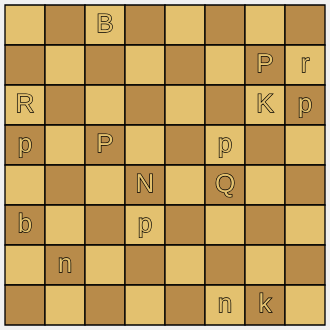
Frame 1 (no input)
Frame 60 (no input): identical to frame 1, image omitted
Frame 120 (the mouse pressed at the canvas centre since frame 60): identical to frame 1, image omitted

The p5.js sketch that drew this single still picture (run headless with seeded random() and noise() and a simulated clock; from frame 60 on, the mouse is pressed at the canvas centre):

// p5.js sketch
// ── sketch.js
let game = new Game("2B5/6Pr/R5Kp/p1P2p2/3N1Q2/b2p4/1n6/5nk1 w - - 0 1");

function setup() {
    console.log(game);
    createCanvas((8 * scale) + (2 * xOffset), (8 * scale) + (2 * yOffset));
    drawBoard();
    drawFenString(game.fenString);
}
// Rand Comment

function draw() {
    // drawBoard();
    // drawIndexes();
    // drawLocs();
}

function reDrawBoard() {
    drawBoard();
    drawFenString(game.fenString);
}

let scale = 40;
let xOffset = 5;
let yOffset = 5;

function drawBoard() {
    background(240);

    for (let i = 0; i < 8; i++) {
        for (let j = 0; j < 8; j++) {
            drawTile(i, j);
        }
    }
}

function drawTile(i, j) {
    strokeWeight(scale / 30);
    stroke(0);

    if (i % 2 === 0) {
        if (j % 2 === 1) {
            fill(184, 139, 74);
        } else {
            fill(227, 193, 111);
        }
    } else {
        if (j % 2 === 0) {
            fill(184, 139, 74);
        } else {
            fill(227, 193, 111);
        }
    }
    rect((i * scale) + xOffset, (j * scale) + yOffset, scale);
}

function drawAtLoc(file, rank) {
    let index = chessToIndex(file, rank);
    let x = (index.x * scale) + xOffset;
    let y = (index.y * scale) + yOffset;

    draw({
        x: x,
        y: y
    }, val);
}

function drawFenString(fenString) {
    let r = createGameState(fenString);

    for (let i = 0; i < 8; i++) {
        for (let j = 0; j < 8; j++) {
            let c = r.grid[i][j];

            if (c !== '-'){
                drawText(i, j, c);
            }
        }
    }
}



function mouseClicked() {
    let s = getClicked(mouseX, mouseY);
    drawMoves(s);
}

function getClicked(i, j) {
    let x = floor((i - xOffset) / scale);
    let y = floor((j - yOffset) / scale);

    return {
        x: x,
        y: y
    };
}
// ── Drawing Functions.js
function drawIndexes() {
    for (let i = 0; i < 8; i++) {
        for (let j = 0; j < 8; j++) {
            textAlign(CENTER, CENTER);
            textSize(26);

            text(i + "," + j, i * scale + scale / 2 + scale / 10, j * scale + scale / 2 + scale / 10);
        }
    }
}

function drawLocs() {
    for (let i = 0; i < 8; i++) {
        for (let j = 0; j < 8; j++) {
            textAlign(CENTER, CENTER);
            textSize(26);

            let x = "abcdefgh" [i];

            text(x + (8 - j), i * scale + scale / 2 + scale / 10, j * scale + scale / 2 + scale / 10);
        }
    }
}

function drawMoves(pos) {
    reDrawBoard();
    let result = game.getMoves(pos);
    console.log(result);
    for (i = 0; i < result.length; i++) {
        let p = result[i];

        strokeWeight(0.5);
        fill(187, 190, 100);
        circle(p.x * scale + scale / 2 + xOffset, p.y * scale + scale / 2 + yOffset, 10);
    }
}

function drawText(x, y, t) {
    textAlign(CENTER, CENTER);
    textSize(26);

    text(t, x * scale + scale / 2 + xOffset, y * scale + scale / 2 + yOffset);
}
// ── Fen String.js
function createGameState(fen) {
    let lines = fen.split(' ');
    let board = lines[0].split('/');

    let gameGrid = Array(8).fill().map(() => Array(8));
    let reversedGrid = Array(8).fill().map(() => Array(8));

    for (let i = 0; i < board.length; i++) {
        let file = board[i];
        let gridfile = Array(8);
        let currentIndex = 0;

        for (let j = 0; j < file.length; j++) {
            let c = file[j];
            if (isInt(c)) {
                let n = parseInt(c);

                for (let k = currentIndex; k < (n + currentIndex); k++) {
                    gridfile[k] = '-';
                    currentIndex++;
                    n--;
                }
            } else {
                gridfile[currentIndex] = c;
                currentIndex++;
            }
        }
        gameGrid[i] = gridfile;

    }

    for (let i = 0; i < 8; i++) {
        for (let j = 0; j < 8; j++) {
            reversedGrid[i][j] = gameGrid[j][i];
        }
    }

    let whiteGo;

    if (lines[1] === "w") {
        whiteGo = true;
    } else {
        whiteGo = false;
    }

    let castling = castlingFunc(lines[2]);
    let enPassant = lines[3];
    let halfMoveClock = parseInt(lines[4]);
    let fullMoveClock = parseInt(lines[5]);

    let s = {
        grid: reversedGrid,
        whiteGo: whiteGo,
        castling: castling,
        enPassant: enPassant,
        halfMoveClock: halfMoveClock,
        fullMoveClock: fullMoveClock
    };


    return s;

}

function castlingFunc(s) {
    let white = {
        queenside: false,
        kingside: false
    };
    let black = {
        queenside: false,
        kingside: false
    };

    if (s === "-") {
        return {
            black: black,
            white: white
        };
    }

    if (s.includes('q')) {
        black.queenside = true;
    }
    if (s.includes('k')) {
        black.kingside = true;
    }
    if (s.includes('Q')) {
        white.queenside = true;
    }
    if (s.includes('K')) {
        white.kingside = true;
    }

    return {
        black: black,
        white: white
    };
}

function isInt(s) {
    return !isNaN(s - parseInt(s));
}
// ── Game.js
class Game {
    // constructor(){
    //     this.grid = Array(8).fill().map(() => Array(8).fill('-'));
    //     this.whiteGo = true;
    //     this.castling = {
    //         black: {
    //             queenside: true,
    //             kingside: true
    //         },
    //         queen: {
    //             queenside: true,
    //             kingside: true
    //         }
    //     }
    //     this.enPassant = "-";
    //     this.halfMoveClock = 0;
    //     this.fullMoveClock = 1;
    // }
    constructor(fenString) {
        let res = createGameState(fenString);
        this.fenString = fenString;
        this.grid = res.grid;
        this.whiteGo = res.whiteGo;
        this.castling = res.castling;
        this.enPassant = res.enPassant;
        this.halfMoveClock = res.halfMoveClock;
        this.fullMoveClock = res.fullMoveClock;

    }
    // constructor(wG, c, e, hMC, fMC){
    //     this.whiteGo = wG;
    //     this.castling = c;
    //     this.enPassant = e;
    //     this.halfMoveClock = hMC;
    //     this.fullMoveClock = fMC;
    // }

    getMoves(pos){
        let piece = this.grid[pos.x][pos.y];

        switch (piece) {
            case 'k':
            case 'K':
                return PieceMoves.King(pos, this.grid);
            case 'q':
            case 'Q':
                return PieceMoves.Queen(pos, this.grid);
            case 'b':
            case 'B':
                return PieceMoves.Bishop(pos, this.grid);
            case 'n':
            case 'N':
                return PieceMoves.Knight(pos, this.grid);
            case 'r':
            case 'R':
                return PieceMoves.Rook(pos, this.grid);
            case 'p':
            case 'P':
                return PieceMoves.Pawn(pos, this.grid);
            default:
                return [];
        }
    }

}
// ── Other Functions.js
function chessToIndex(file, rank) {
    let s = "abcdefgh";
    let f = s.indexOf(file.toString().toLowerCase());

    let r = 8 - rank;

    return {
        x: f,
        y: r
    };

}


// ── Piece Moves.js
class PieceMoves{
    static King(pos, grid){
        let tiles = []
        let piece = grid[pos.x][pos.y];
        let isWhite = "RNBQKP".includes(piece);

        if (this.#isInCheck(isWhite ? 'K' : 'k', grid)){

        } else {
            let rawMoves = this.#kingRawMoves(pos);
            tiles = this.#removeFriendlies(rawMoves, piece, grid);
        }
        
        return tiles;
    }

    static #isInCheck(pos, grid){
        return false;

        let king = grid[pos.x][pos.y];
        let chars = "RNBQKP".includes(king) ? "RNBQKP" : "rnbqkp";

        for (let i = 0; i < 8; i++){
            for (let j = 0; j < 8; j++){
                let piece = grid[i][j];
                if (chars.includes(piece)){
                    let moves;
                }
            }
        }

    }
    // static #isInCheck(piece, grid){

    // }

    static Queen(pos, grid){
        let tiles = []
        let piece = grid[pos.x][pos.y];
        let isWhite = "RNBQKP".includes(piece);

        if (this.#isInCheck(isWhite ? 'K' : 'k', grid)){

        } else {
            tiles = this.#diagonalTiles(pos, grid);
            tiles.concat(this.#straightTiles(pos, grid));
        }
        
        return tiles;
    }

    static Bishop(pos, grid){
        let tiles = []
        let piece = grid[pos.x][pos.y];
        let isWhite = "RNBQKP".includes(piece);

        if (this.#isInCheck(isWhite ? 'K' : 'k', grid)){

        } else {
            tiles = this.#diagonalTiles(pos, grid);
        }

        return tiles;
    }

    static Rook(pos, grid){
        let tiles = []
        let piece = grid[pos.x][pos.y];
        let isWhite = "RNBQKP".includes(piece);

        if (this.#isInCheck(isWhite ? 'K' : 'k', grid)){

        } else {
            tiles = this.#straightTiles(pos, grid);
        }

        return tiles;
    }
    static Knight(pos, grid){
        let tiles = []
        let piece = grid[pos.x][pos.y];
        let isWhite = "RNBQKP".includes(piece);

        if (this.#isInCheck(isWhite ? 'K' : 'k', grid)){
        } else {
            let rawMoves = this.#knightRawMoves(pos);
            tiles = this.#removeFriendlies(rawMoves, piece, grid);
        }

        return tiles;
    }
    static Pawn(pos, grid){
        let tiles = []
        let piece = grid[pos.x][pos.y];
        let isWhite = "RNBQKP".includes(piece);

        if (this.#isInCheck(isWhite ? 'K' : 'k', grid)){
        } else {
            let rawMoves = this.#pawnRawMoves(pos, grid);
            tiles = rawMoves.concat(this.#pawnAttacks(pos, grid));
        }

        return tiles;
    }

    static #pawnRawMoves(pos, grid){
        let isWhite = "RNBQKP".includes(grid[pos.x][pos.y]);
        let validMoves = [];
        let delta = isWhite ?  1 : -1;

        let p = {x: pos.x, y: pos.y - delta};
        if (grid[p.x][p.y] === '-'){
            validMoves.push(p);
        }


        if (pos.y === (isWhite ? 6 : 1) && grid[pos.x][isWhite ? 5 : 2] === '-'){
            validMoves.push({x: pos.x, y: (isWhite ? 4 : 3)});
        }

        return validMoves;
    }
    static #knightRawMoves(pos){
        let validMoves = [];

        for (let i = 0; i < 8; i++) {
            for (let j = 0; j < 8; j++) {
                if (i === pos.x && j === pos.y) {
                    continue;
                }
                let q1 = abs(pos.x - i) === 1;
                let q2 = abs(pos.y - j) === 2;

                let q3 = abs(pos.x - i) === 2;
                let q4 = abs(pos.y - j) === 1;

                if ((q1 && q2) || (q3 && q4)) {
                    validMoves.push({
                        x: i,
                        y: j
                    });
                }
            }
        }

        return validMoves;
    }
    static #kingRawMoves(pos){
        let validMoves = [];

    for (let i = 0; i < 8; i++) {
        for (let j = 0; j < 8; j++) {
            if (i === pos.x && j === pos.y) {
                continue;
            }
            if (abs(i - pos.x) <= 1 && abs(j - pos.y) <= 1) {
                validMoves.push({
                    x: i,
                    y: j
                });
            }
        }
    }

    return validMoves;
    }
    static #removeFriendlies(tiles, piece, grid){
        let valid = Object.assign([], tiles);
        let friendlyChars =  "RNBQKP".includes(piece) ? "RNBQKP" : "rnbqkp";

        for (let i = 0; i < tiles.length; i++){
            let t = tiles[i];
            if (friendlyChars.includes(grid[t.x][t.y])){
                valid.splice(valid.indexOf(t), 1);
            }
        }
        return valid;
    }

    static #diagonalTiles(pos, grid){
        let diagDirs = ["ne", "se", "sw", "nw"];
        let tiles = [];
        for (let i = 0; i < 4; i++){
            tiles = tiles.concat(this.#visibleTiles(this.#rawDiagonal(pos, diagDirs[i]), grid, pos));
    }
    return tiles;
    }
    static #straightTiles(pos, grid){
        let straDirs = ['n', 'e', 's', 'w'];
        let tiles = [];
        for (let i = 0; i < 4; i++){
            tiles.concat(this.#visibleTiles(this.#rawStraight(pos, straDirs[i]), grid, pos));
        }
        return tiles;
    }

    static #rawDiagonal(startPos, direction){
        let tiles = [];
        let p = Object.assign({}, startPos);
        switch (direction.toLowerCase()){
            case "nw":
                while (p.x >= 0 && p.y >= 0){
                    if(p.x !== startPos.x || p.y !== startPos.y){
                        tiles.push(Object.assign({}, p));
                    }
                    p.x--;
                    p.y--;
                }
                break;
            case "ne":
                while (p.x < 8 && p.y >= 0){
                    if(p.x !== startPos.x || p.y !== startPos.y){
                        tiles.push(Object.assign({}, p));
                    }
                    p.x++;
                    p.y--;
                }
                break;
            case "sw":
                while (p.x >= 0 &&  p.y < 8){
                    if(p.x !== startPos.x || p.y !== startPos.y){
                        tiles.push(Object.assign({}, p));
                    }
                    p.x--;
                    p.y++;
                }
                break;
            case "se":
                while (p.x < 8 && p.y < 8){
                    if(p.x !== startPos.x || p.y !== startPos.y){
                        tiles.push(Object.assign({}, p));
                    }
                    p.x++;
                    p.y++;
                }
                break;
            default:
                return [];
        }
        return tiles;
    }
    static #rawStraight(startPos, direction){
        let tiles = [];
        let p = Object.assign({}, startPos);
        switch (direction.toLowerCase()){
            case 'n':
                while (p.y >= 0){
                    if(p.y !== startPos.y){
                        tiles.push(Object.assign({}, p));
                    }
                    p.y--;
                }
                break;
            case 'e':
                while (p.x < 8){
                    if (p.x !== startPos.x){
                        tiles.push(Object.assign({}, p));
                    }
                    p.x++;
                }
                break;
            case 's':
                while (p.y < 8){
                    if(p.y !== startPos.y){
                        tiles.push(Object.assign({}, p));
                    }
                    p.y++;
                }
                break;
            case 'w':
                while (p.x >= 0){
                    if(p.x !== startPos.x){
                        tiles.push(Object.assign({}, p));
                    }
                    p.x--;
                }
                break;
            default: 
                return [];
        }
        return tiles;
    }

    static #visibleTiles(tiles, grid, startPos){
        let valid = [];

        for (let i = 0; i < tiles.length; i++){
            let t = tiles[i];
    
            if (grid[t.x][t.y] === '-'){
                valid.push(Object.assign({}, t));
            }
            else {
                let char = ("rnbqkp".includes(grid[startPos.x][startPos.y])) ? "RNBQKP" : "rnbqkp";
                if (char.includes(grid[t.x][t.y])){
                    valid.push(Object.assign({}, t));
                }
                return valid;
            }
        }
        return valid;
    }

    static #pawnAttacks(pos, grid){
        let isWhite = "RNBQKP".includes(grid[pos.x][pos.y]);
        let enemyChars = isWhite ? "rnbqkp" : "RNBQKP";
        let delta = isWhite ? 1 : -1;
        let tiles = [];

        try {
            let p = {x: pos.x - 1, y: pos.y - delta}
            if (enemyChars.includes(grid[p.x][p.y])){
                tiles.push(p);
            }
        } catch {}
        
        try {
            let p = {x: pos.x + 1, y: pos.y + delta}
            if (enemyChars.includes(grid[p.x][p.y])){
                tiles.push(p);
            }
        } catch {}
        
        return tiles;
    }

}
// ── Valid Moves.js
function getDirectionalMoves(startPos, piece, grid) {
    switch (piece) {
        case 'k':
        case 'K':
            return kingMoves(startPos);
        case 'q':
        case 'Q':
            return getAllDiagonal(startPos, grid).push(getAllStraight(startPos, grid));
        case 'b':
        case 'B':
            return getAllDiagonal(startPos, grid);
        case 'n':
        case 'N':
            return knightMoves(startPos);
        case 'r':
        case 'R':
            return getAllStraight(startPos, grid);
        case 'P':
            return whitePawnMoves(startPos);
        case 'p':
            return blackPawnMoves(startPos);
        default:
            return [];
    }
}

//#region Directional Moves

function kingMoves(startPos) {
    let validMoves = [];

    for (let i = 0; i < 8; i++) {
        for (let j = 0; j < 8; j++) {
            if (i === startPos.x && j === startPos.y) {
                continue;
            }
            if (abs(i - startPos.x) <= 1 && abs(j - startPos.y) <= 1) {
                validMoves.push({
                    x: i,
                    y: j
                });
            }
        }
    }

    return validMoves;
}

function bishopMoves(startPos) {
    let validMoves = [];

    for (let i = 0; i < 8; i++) {
        for (let j = 0; j < 8; j++) {
            if (i === startPos.x && j === startPos.y) {
                continue;
            }
            if (abs(i - startPos.x) === abs(j - startPos.y)) {
                validMoves.push({
                    x: i,
                    y: j
                });
            }
        }
    }

    return validMoves;
}

function rookMoves(startPos) {
    let validMoves = [];

    for (let i = 0; i < 8; i++) {
        for (let j = 0; j < 8; j++) {
            if (i === startPos.x && j === startPos.y) {
                continue;
            }
            if (startPos.x === i || startPos.y === j) {
                validMoves.push({
                    x: i,
                    y: j
                });
            }
        }
    }
    return validMoves;
}

function queenMoves(startPos) {
    return rookMoves(startPos).concat(bishopMoves(startPos));
}

function knightMoves(startPos) {
    let validMoves = [];

    for (let i = 0; i < 8; i++) {
        for (let j = 0; j < 8; j++) {
            if (i === startPos.x && j === startPos.y) {
                continue;
            }
            let q1 = abs(startPos.x - i) === 1;
            let q2 = abs(startPos.y - j) === 2;

            let q3 = abs(startPos.x - i) === 2;
            let q4 = abs(startPos.y - j) === 1;

            if ((q1 && q2) || (q3 && q4)) {
                validMoves.push({
                    x: i,
                    y: j
                });
            }
        }
    }

    return validMoves;
}

function whitePawnMoves(startPos) {
    let validMoves = [];

    for (let i = 0; i < 8; i++) {
        for (let j = 0; j < 8; j++) {
            if (i === startPos.x && j === startPos.y) {
                continue;
            }
            if (startPos.x === i && startPos.y - j === 1) {
                validMoves.push({
                    x: i,
                    y: j
                });
            }
        }
    }
    if (startPos.y === 6) {
        validMoves.push({
            x: startPos.x,
            y: 4
        });
    }

    return validMoves;
}

function blackPawnMoves(startPos) {
    let validMoves = [];

    for (let i = 0; i < 8; i++) {
        for (let j = 0; j < 8; j++) {
            if (i === startPos.x && j === startPos.y) {
                continue;
            }
            if (startPos.x === i && j - startPos.y === 1) {
                validMoves.push({
                    x: i,
                    y: j
                });
            }
        }
    }

    if (startPos.y === 1) {
        validMoves.push({
            x: startPos.x,
            y: 3
        });
    }

    return validMoves;
}

//#endregion


function filterEmptySquares(grid, startPos){
    let piece = grid[startPos.x][startPos.y];
    let dirMoves = getDirectionalMoves(startPos, piece, grid);
    let validMoves = [];

    for (let i = 0; i < dirMoves.length; i++){
        let p = dirMoves[i];

        if (grid[p.x][p.y] === '-'){
            validMoves.push(p);
        }

        if ("RNBQKP".includes(piece)) {
            // White
            if ("rnbqkp".includes(grid[p.x][p.y])) {
                validMoves.push(p);
            }
        } else if ("rnbqkp".includes(piece)) {
            // Black
            if ("RNBQKP".includes(grid[p.x][p.y])) {
                validMoves.push(p);
            }
        }
    }

    return validMoves;
}
